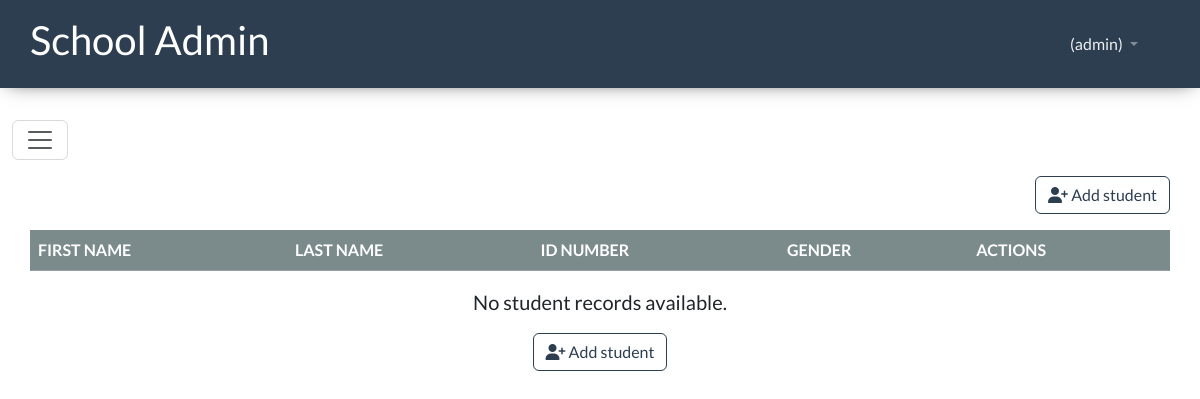
/student_list/ (signed in), run on an earlier commit of the app's database.
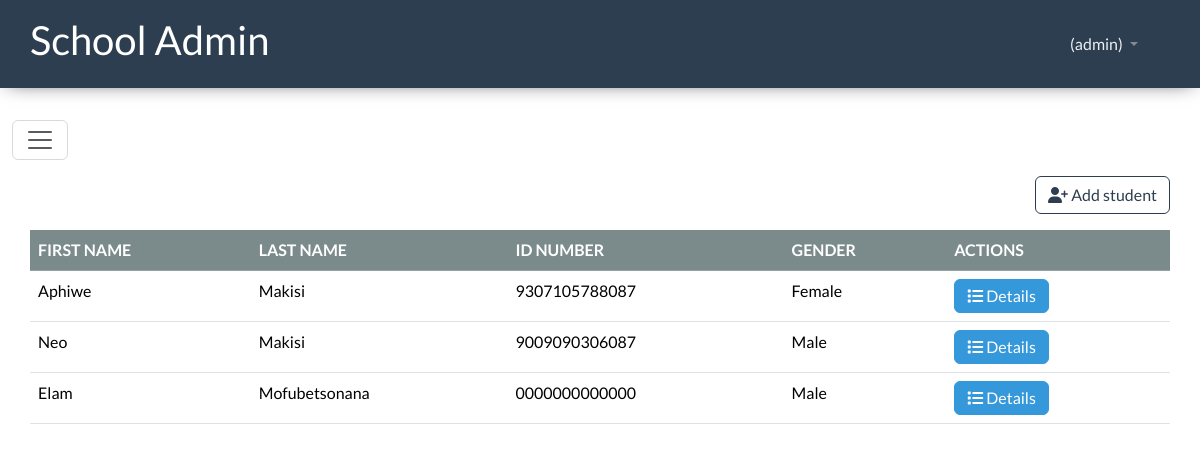
And on a later commit of the database.
### school_app/models.py (models this page shows, shortened)
class CommonFields(models.Model):
    GENDER = [
        ("Male", "Male"),
        ("Female", "Female")
    ]
    first_name = models.CharField(max_length=100)
    last_name = models.CharField(max_length=100)
    id_number = models.CharField(max_length=13)
    gender = models.CharField(null=True, max_length=6, choices=GENDER)
    class Meta:
        abstract = True

class Student(CommonFields):
    RELATIONSHIP = [
        ("Father", "Father"),
        ("Mother", "Mother"),
        ("Guardian", "Guardian"),
    ]
    parent_name = models.CharField(max_length=100, null=True)
    parent_rel_to_student = models.CharField(verbose_name="Relationship", max_length=8, null=True, choices=RELATIONSHIP) #might need to figure out how make this a select / it worked
    contact_number = models.CharField(verbose_name="Contact", max_length=10, null=True) # validation for numbers only
    email = models.CharField(max_length=100, null=True) # validation for numbers only

### school_app/views.py (the view)
# urls.py: path("student_list/", views.get_all_students, name="student_list"),
@login_required(login_url="login")
def get_all_students(request):
    context = {"all_students": Student.objects.all()}
    return render(request, "school_app/student_list.html", context)

### school_app/templates/school_app/student_list.html (shortened to what this page needs)
{% extends "school_app/base.html" %}
{% block content %}
<div class="container-fluid p-0">
  {% include 'school_app/side_nav.html' %}
  <div class="container p-0">
    <div class="d-flex justify-content-between">
      <a href="{% url 'student_form' %}" class="btn btn-outline-primary d-block"
        ><i class="fa-solid fa-user-plus"></i> Add student</a
      >
    </div>
    <table class="table table-responsive table-hover mt-3">
      <thead>
        <tr class="table-dark">
          <th>FIRST NAME</th>
          <th>LAST NAME</th>
          <th>ID NUMBER</th>
          <th>GENDER</th>
          <th class="actions">ACTIONS</th>
        </tr>
      </thead>
      <tbody>
        {% for student in all_students %}
        <tr>
         <td>{{ student.first_name }}</td>
          <td>{{ student.last_name }}</td>
          <td>{{ student.id_number }}</td>
          <td>{{ student.gender }}</td>
          <td>
            <a href="{% url 'student_details' student.id %}" class="btn btn-info py-1"><i class="fa-solid fa-list"></i> Details</a>
          </td>
        </tr>
        {% endfor %}
      </tbody>
    </table>
    {% if all_students.count is 0 %}
      <div class="text-center">
        <p class="fs-5">No student records available.</p>
      <a href="{% url 'student_form' %}" class="btn btn-outline-primary"
        ><i class="fa-solid fa-user-plus"></i> Add student</a
      >
      </div>
    {% endif %}
  </div>
</div>
{% endblock %}

### school_app/templates/school_app/base.html (shortened to what this page needs)
{% load static %}
<!DOCTYPE html>
<html lang="en">
  <head>
    <link
      href="https://cdn.jsdelivr.net/npm/bootstrap@5.3.1/dist/css/bootstrap.min.css"
      rel="stylesheet"
    />
    <link rel="stylesheet" type="text/css" href="https://bootswatch.com/5/flatly/bootstrap.min.css">
    <link rel="stylesheet" href="https://cdnjs.cloudflare.com/ajax/libs/font-awesome/6.4.2/css/all.min.css" />
    <link rel="stylesheet" href="{% static 'css/base.css' %}">
  </head>
  <body>
      {% include 'school_app/navbar.html' %}
      <div class="mt-3 main-container">
        <main>
          {% block content %}
          {% endblock %}
        </main>
      </div>
  </body>
</html>

### school_app/templates/school_app/navbar.html (shortened to what this page needs)
<nav class="nav navbar-expand-lg py-3 bg-primary sticky-top" data-bs-theme="dark">
  <div class="container d-flex justify-content-between align-items-center p-0">
    <h2>School Admin</h2>
    {% if user.is_authenticated %}
    <li class="nav-item dropdown">
      <a class="nav-link dropdown-toggle" href="#" role="button" data-bs-toggle="dropdown" aria-expanded="false">
        <span class="text-light">({{ user }})</span>
      </a>
    </li>
    {% else %}
      <div>
        <a class="text-light text-decoration-none" href="{% url 'user_registration' %}">Register</a> / <a class="text-light text-decoration-none" href="{% url 'login' %}">Login</a>
      </div>
    {% endif %}
  </div>
</nav>

### school_app/templates/school_app/side_nav.html (shortened to what this page needs)
<nav class="navbar bg-transparent shadow-none">
  <div class="container-fluid">
    <button class="navbar-toggler" type="button" data-bs-toggle="offcanvas" data-bs-target="#offcanvasNavbar" aria-controls="offcanvasNavbar" aria-label="Toggle navigation">
      <span class="navbar-toggler-icon"></span>
    </button>
  </div>
</nav>

### school_app/static/css/base.css (style rules this page uses)
html, body { height: 100vh; }
nav { background-color: #003049; color: #fff; box-shadow: 0 0 20px -8px #000; }

What changed in the data, as far as the page shows it:
added Student: first_name "Aphiwe", last_name "Makisi", id_number "9307105788087", gender "Female"
added Student: first_name "Neo", last_name "Makisi", id_number "9009090306087", gender "Male"
added Student: first_name "Elam", last_name "Mofubetsonana", id_number "0000000000000", gender "Male"
Also different on the page:
text no longer shown: "No student records available. Add student"
